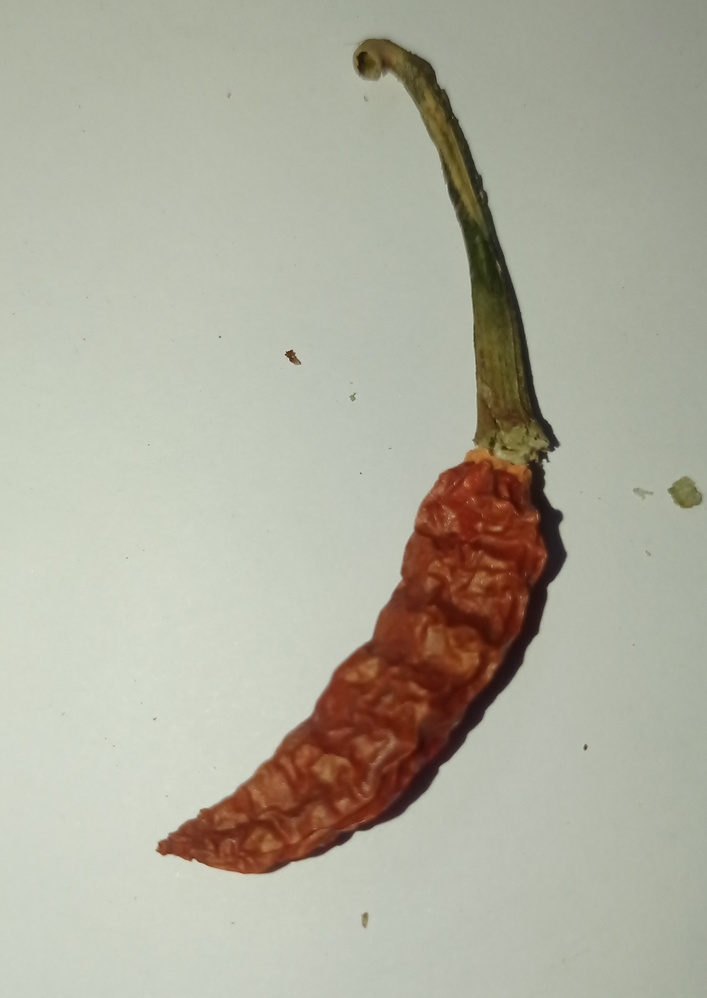
#> input picture mirchi/mirchi/CHILLI/teja/1 (1).jpg, 707 x 998 px, shrunk from 1840 x 2595 before the run, found by its file name
$ python image_plots.py
#> lines starting #> are read from the running program, lines starting #| are printed output that depends on the picture
import cv2
import matplotlib.pyplot as plt

# Load an image using OpenCV
image_path = "C:/Users/Akhil/Desktop/AIML/CHILLI/dhamini/1 (1).jpg"  # Replace with the path to your image
image = cv2.imread("C:/Users/Akhil/Desktop/AIML/CHILLI/dhamini/1 (1).jpg")
#> image is the input picture: shape (998, 707, 3); mean B, G, R 158.4, 173.6, 175.2

# Convert the image from BGR to RGB
image = cv2.cvtColor(image, cv2.COLOR_BGR2RGB)

# Plot the original image
plt.figure(figsize=(8, 8))
plt.imshow(image)
plt.title('Original Image')
plt.axis('off')
plt.show()

# Convert the image to grayscale
gray_image = cv2.cvtColor(image, cv2.COLOR_RGB2GRAY)
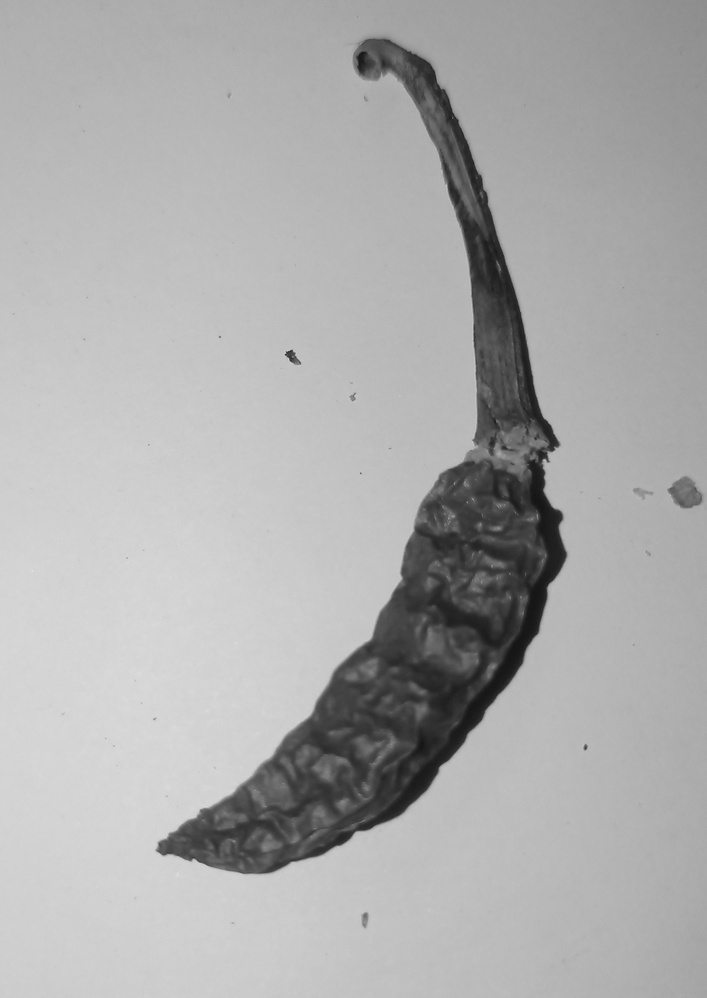
#> gray_image: shape (998, 707); min 20, max 225, mean 172.4

# Plot the grayscale image
plt.figure(figsize=(8, 8))
plt.imshow(gray_image, cmap='gray')
plt.title('Grayscale Image')
plt.axis('off')
plt.show()

# Extract the red channel from the image
red_channel = image[:, :, 0]
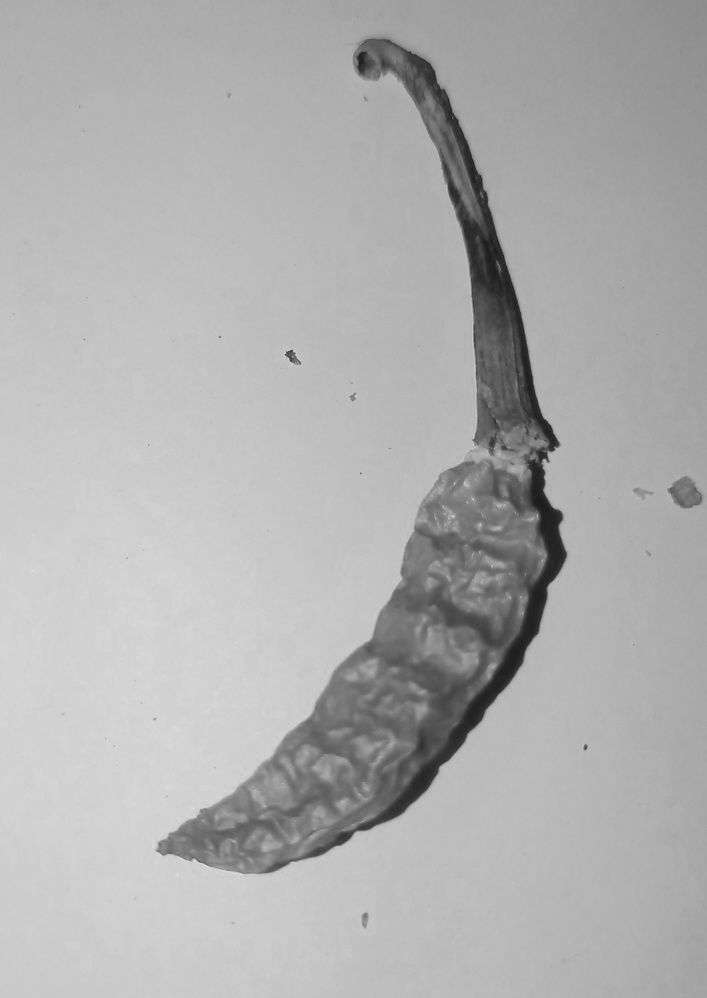
#> red_channel: shape (998, 707); min 26, max 226, mean 175.2

# Plot the red channel image
plt.figure(figsize=(8, 8))
plt.imshow(red_channel, cmap='Reds')
plt.title('Red Channel')
plt.axis('off')
plt.show()

# Extract the green channel from the image
green_channel = image[:, :, 1]

# Plot the green channel image
plt.figure(figsize=(8, 8))
plt.imshow(green_channel, cmap='Greens')
plt.title('Green Channel')
plt.axis('off')
plt.show()

# Extract the blue channel from the image
blue_channel = image[:, :, 2]
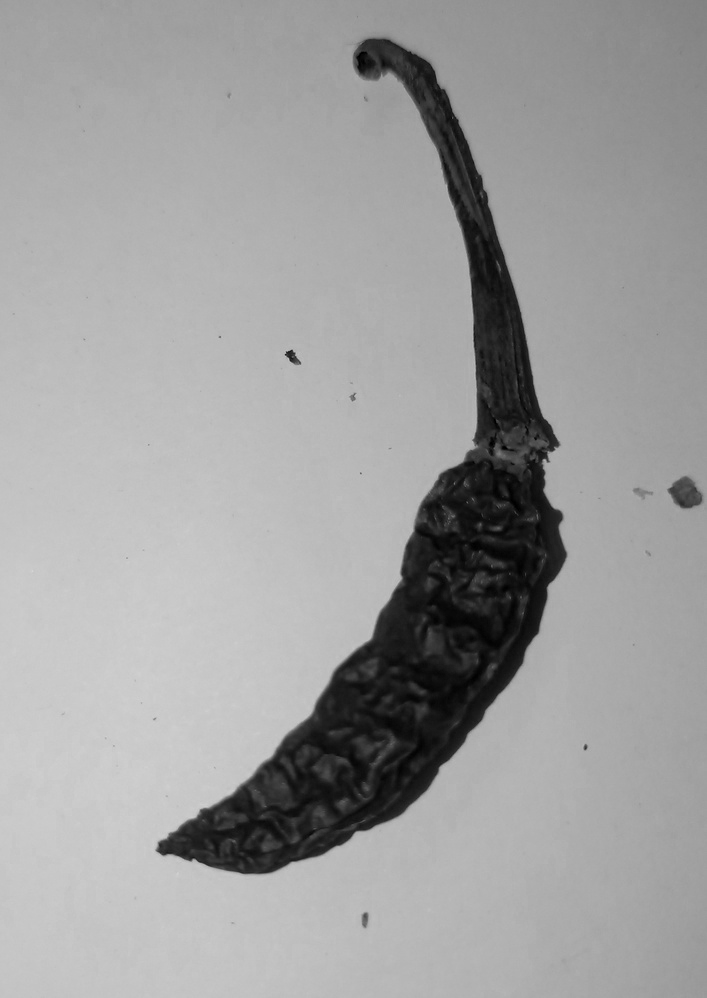
#> blue_channel: shape (998, 707); min 0, max 213, mean 158.4

# Plot the blue channel image
plt.figure(figsize=(8, 8))
plt.imshow(blue_channel, cmap='Blues')
plt.title('Blue Channel')
plt.axis('off')
plt.show()

$ run again, with mirchi/mirchi/CHILLI/teja/1 (24).jpg copied over mirchi/mirchi/CHILLI/teja/1 (1).jpg
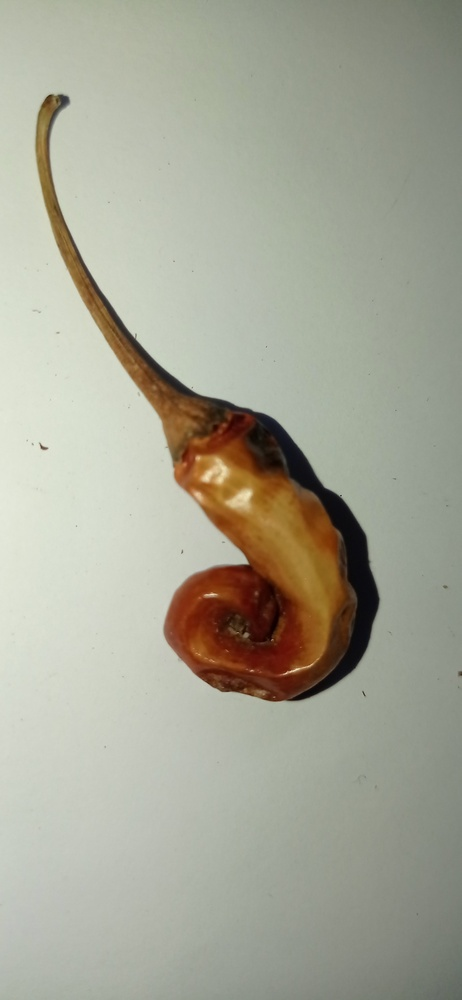
#> input picture mirchi/mirchi/CHILLI/teja/1 (24).jpg, 462 x 1000 px, shrunk from 1840 x 3984 before the run, found by its file name
#> image is the input picture: shape (1000, 462, 3); mean B, G, R 150.5, 166.3, 166.3
#> `red_channel = image[:, :, 0]`:
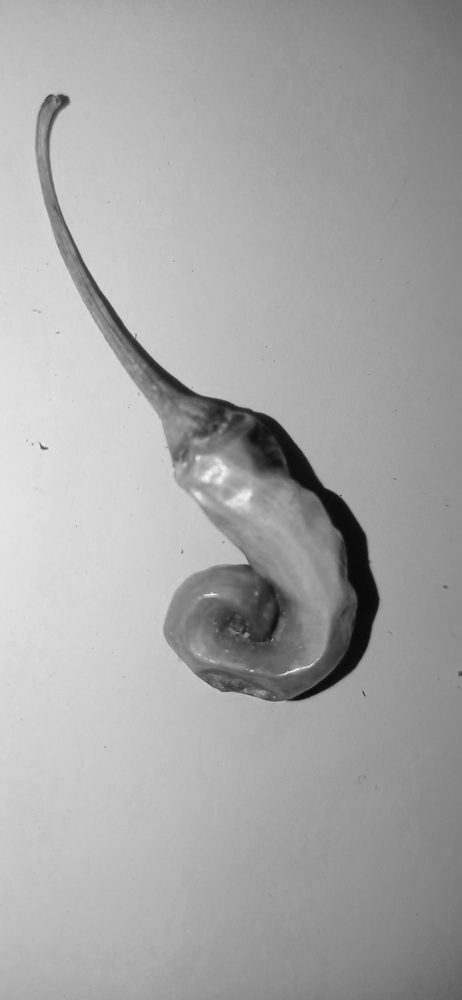
#> red_channel: shape (1000, 462); min 7, max 255, mean 166.3
#> `blue_channel = image[:, :, 2]`:
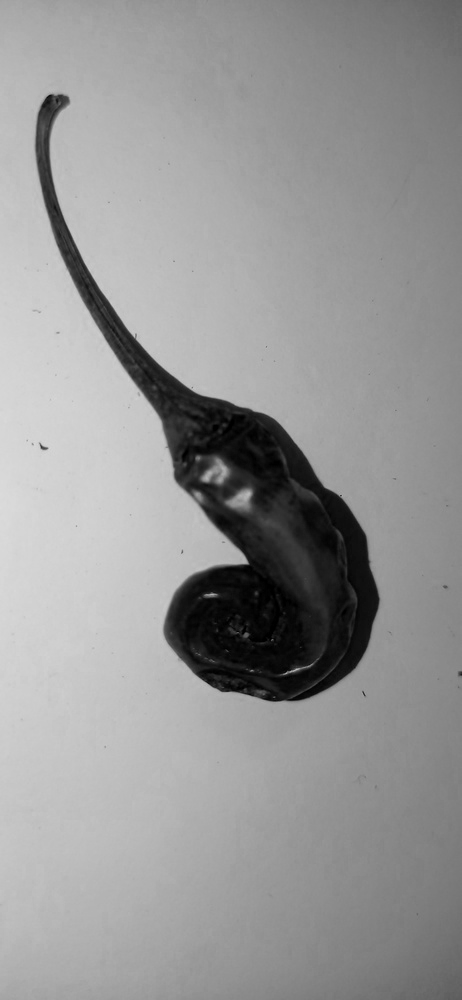
#> blue_channel: shape (1000, 462); min 0, max 220, mean 150.5

$ run again, with mirchi/mirchi/CHILLI/teja/1 (3).jpg copied over mirchi/mirchi/CHILLI/teja/1 (1).jpg
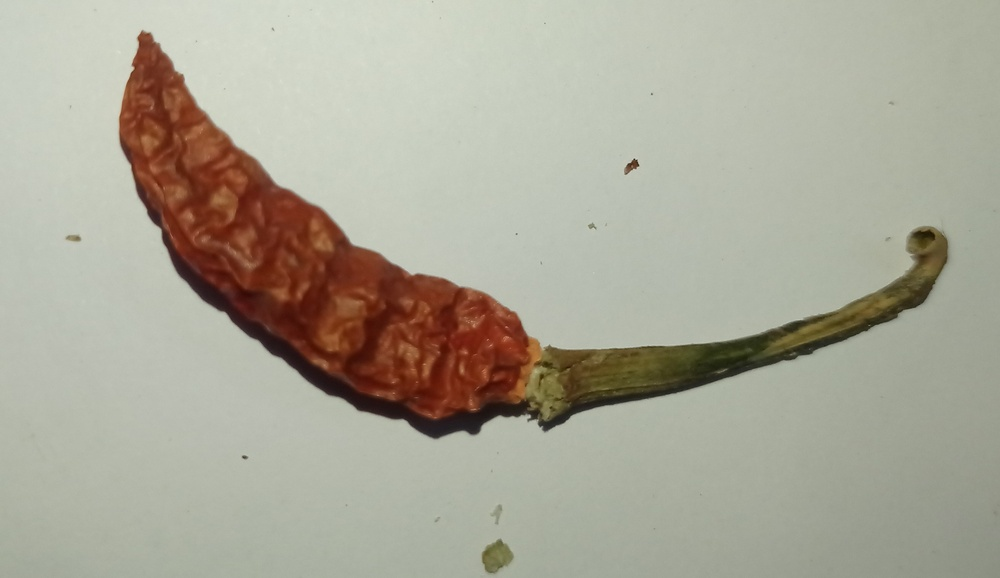
#> input picture mirchi/mirchi/CHILLI/teja/1 (3).jpg, 1000 x 578 px, shrunk from 2621 x 1514 before the run, found by its file name
#> image is the input picture: shape (578, 1000, 3); mean B, G, R 151.6, 167, 170
#> `red_channel = image[:, :, 0]`:
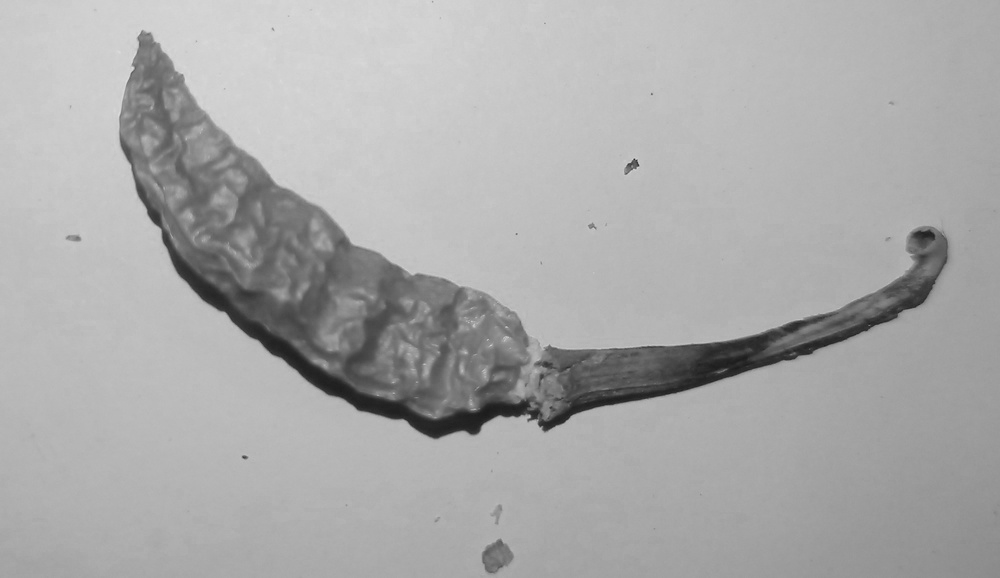
#> red_channel: shape (578, 1000); min 26, max 222, mean 170
#> `blue_channel = image[:, :, 2]`:
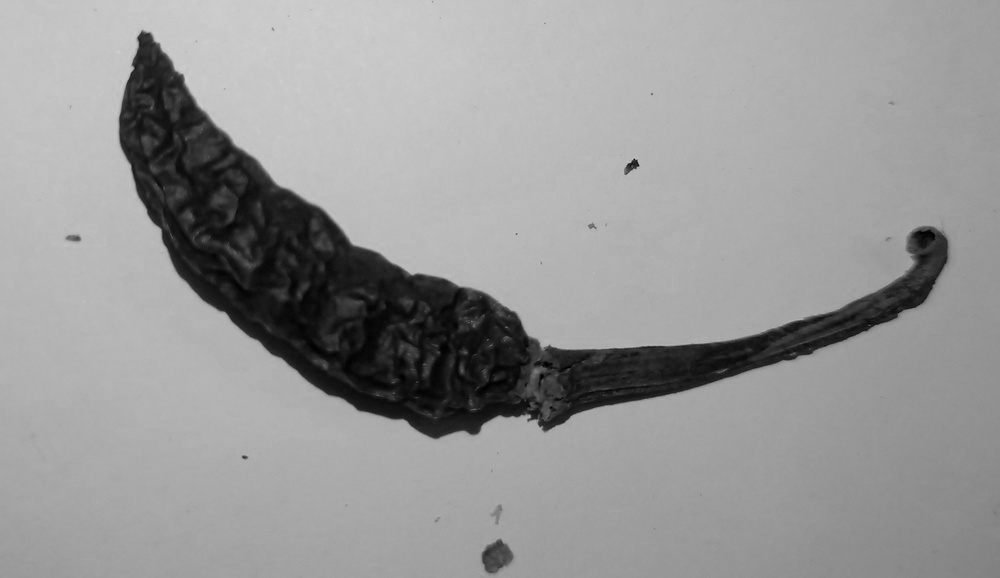
#> blue_channel: shape (578, 1000); min 0, max 209, mean 151.6

$ run again, with mirchi/mirchi/CHILLI/teja/1 (5).jpg copied over mirchi/mirchi/CHILLI/teja/1 (1).jpg
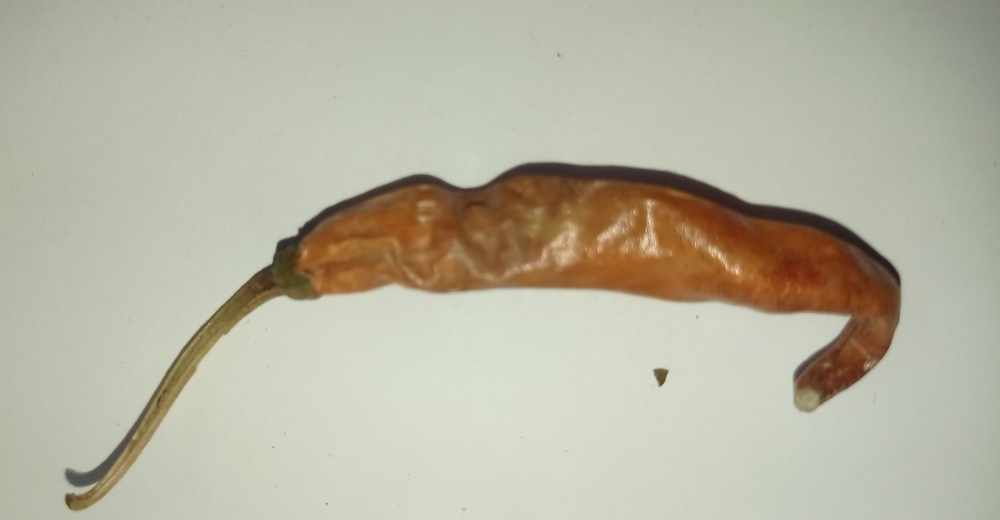
#> input picture mirchi/mirchi/CHILLI/teja/1 (5).jpg, 1000 x 520 px, shrunk from 3536 x 1840 before the run, found by its file name
#> image is the input picture: shape (520, 1000, 3); mean B, G, R 162, 180.1, 183
#> `red_channel = image[:, :, 0]`:
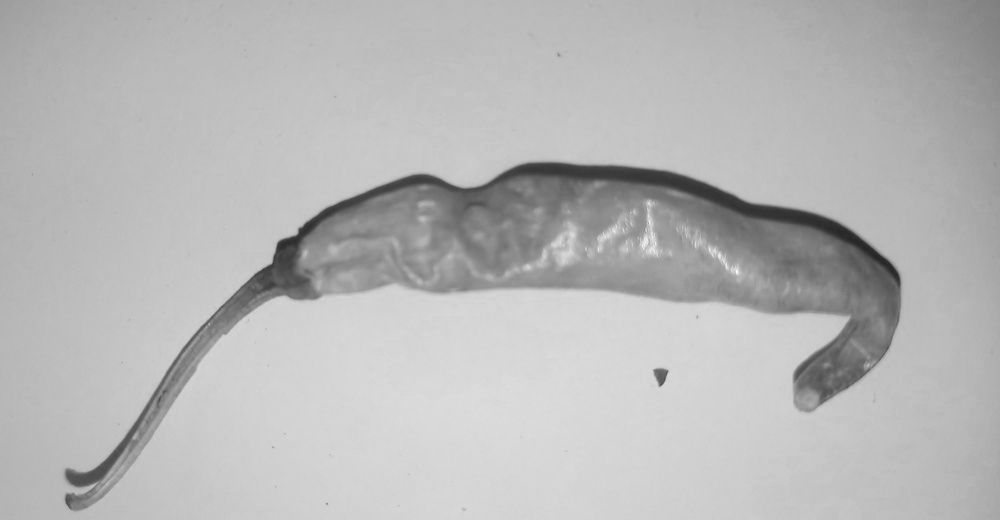
#> red_channel: shape (520, 1000); min 36, max 252, mean 183
#> `blue_channel = image[:, :, 2]`:
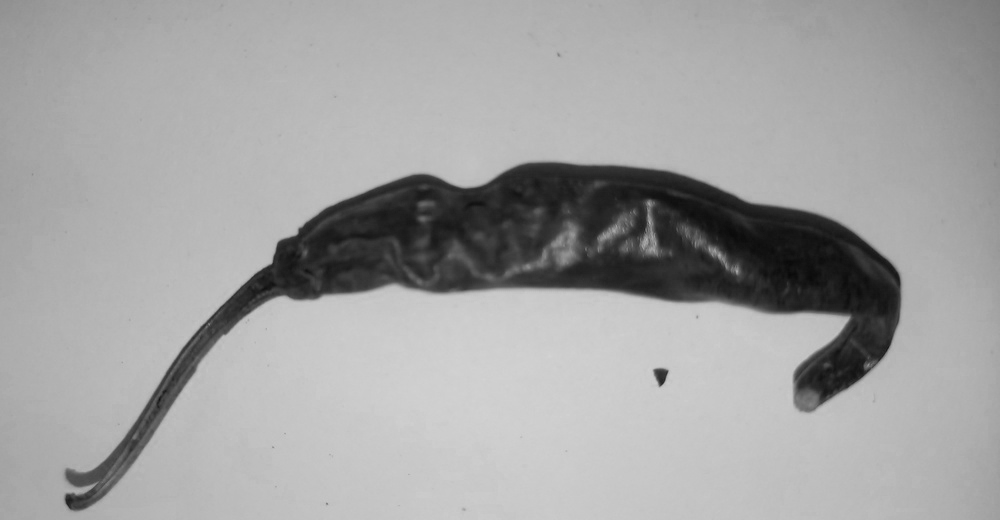
#> blue_channel: shape (520, 1000); min 9, max 211, mean 162
